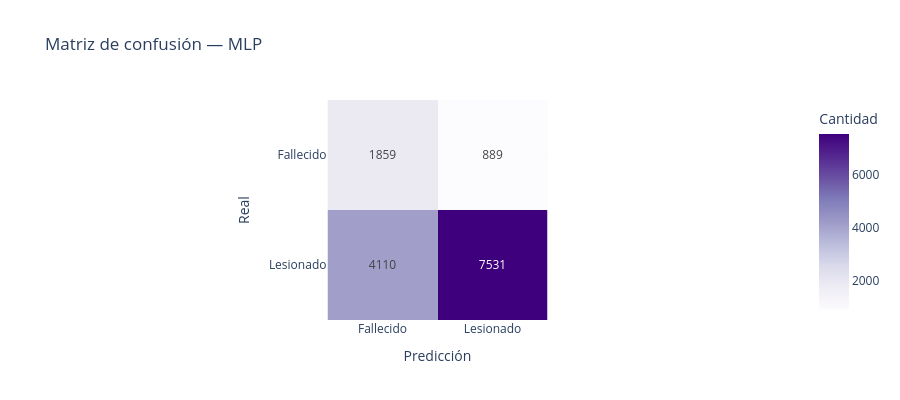

Notebook cell for this chart:
### Code cell
# -- Visualización 2: Matriz de confusión ----------------------------------------------
fig_cm = px.imshow(
    cm,
    labels=dict(x='Predicción', y='Real', color='Cantidad'),
    x=['Fallecido', 'Lesionado'],
    y=['Fallecido', 'Lesionado'],
    text_auto=True,
    color_continuous_scale='Purples',
    title='Matriz de confusión — MLP'
)
fig_cm.update_layout(height=400, template='plotly_white')
fig_cm.show()

### Figure 1 — Plotly figure (JSON) as saved in the notebook; plotly's stock layout.template omitted (floating-point values rounded to 4 significant figures)
{"data": [{"coloraxis": "coloraxis", "hovertemplate": "Predicción: %{x}<br>Real: %{y}<br>Cantidad: %{z}<extra></extra>", "name": "0", "texttemplate": "%{z}", "type": "heatmap", "x": ["Fallecido", "Lesionado"], "xaxis": "x", "y": ["Fallecido", "Lesionado"], "yaxis": "y", "z": [[1859, 889], [4110, 7531]]}], "layout": {"coloraxis": {"colorbar": {"title": {"text": "Cantidad"}}, "colorscale": [[0.0, "rgb(252,251,253)"], [0.125, "rgb(239,237,245)"], [0.25, "rgb(218,218,235)"], [0.375, "rgb(188,189,220)"], [0.5, "rgb(158,154,200)"], [0.625, "rgb(128,125,186)"], [0.75, "rgb(106,81,163)"], [0.875, "rgb(84,39,143)"], [1.0, "rgb(63,0,125)"]]}, "height": 400, "title": {"text": "Matriz de confusión — MLP"}, "xaxis": {"anchor": "y", "constrain": "domain", "domain": [0.0, 1.0], "scaleanchor": "y", "title": {"text": "Predicción"}}, "yaxis": {"anchor": "x", "autorange": "reversed", "constrain": "domain", "domain": [0.0, 1.0], "title": {"text": "Real"}}}}
